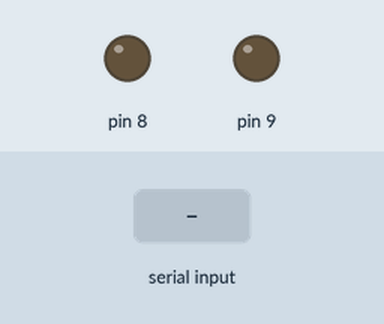
Recording of a sketch running on a simulated Arduino Uno, built with avr-gcc and run on an emulated ATmega328P. Parts: output pins drawn as LEDs (lit = HIGH). Inputs (shaded band) come from the test bench. What the sketch prints to the serial monitor is not drawn.

Above: at 1.2 s.
1.3 s: "c" received over Serial
Timing chart, 0 to 4.3 s (numbered marks = the images above; inputs shaded):
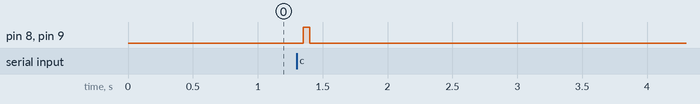

Measured:
- after the input at 1.3 s, pin 8, pin 9: LOW → HIGH after 0.05 s, → LOW 0.05 s later

The sketch:

solenoid_release.ino
```cpp
#include <MsTimer2.h>

int dt = 50;
long timeCount = 0;
long pulseWidth = 100;
long interval = 900;
int pulseNum = 60;
bool valveState = false;
int inputchar;

void setup() {
	pinMode(8, OUTPUT);
	pinMode(9, OUTPUT);
	closeValve();
	Serial.begin(38400);
	MsTimer2::set(dt, timerInterrupt);
}

void loop() {
	if(Serial.available()) {
		inputchar = Serial.read();
		switch(inputchar){
			case 'c':
				closeValve();
				pulseNum = 1;
				timeCount = 0;
				MsTimer2::start();
				Serial.print("Cal\n");
				break;
			case 'r':
				closeValve();
				pulseNum = 200000;
				pulseWidth = 100;
				interval = 900;
				MsTimer2::stop();
				delay(5000);
				timeCount = 0;
				MsTimer2::start();
				Serial.print("Reset\n");
				break;
		}
	}
}

void timerInterrupt() {
	timeCount += dt;
	bool isTimeOut = checkTimeOut();
	if (isTimeOut == false) {
		// Check what is the state in duty cycles
		if(timeCount%(pulseWidth+interval) < pulseWidth)
			openValve();
		else
			closeValve();
		Serial.println(valveState);
	}
}

void openValve() {
	valveState = true;
	digitalWrite(8, HIGH);
	digitalWrite(9, HIGH);
}

void closeValve() {
    valveState = false;
    digitalWrite(8, LOW);
    digitalWrite(9, LOW);
}

bool checkTimeOut() {
	if(timeCount >= (pulseWidth+interval)*pulseNum){
		MsTimer2::stop();
		closeValve();
		return true;
	}
	return false;
}
```
